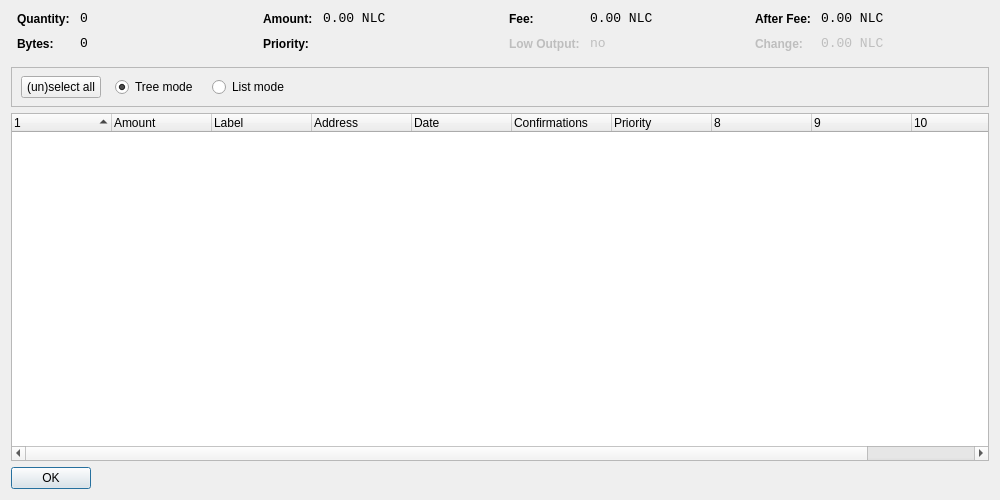
<?xml version="1.0" encoding="UTF-8"?>
<ui version="4.0">
 <class>CoinControlDialog</class>
 <widget class="QDialog" name="CoinControlDialog">
  <property name="geometry">
   <rect>
    <x>0</x>
    <y>0</y>
    <width>1000</width>
    <height>500</height>
   </rect>
  </property>
  <property name="windowTitle">
   <string>Coin Control</string>
  </property>
  <layout class="QVBoxLayout" name="verticalLayout">
   <item>
    <layout class="QHBoxLayout" name="horizontalLayoutTop" stretch="0,0,0,0">
     <property name="topMargin">
      <number>0</number>
     </property>
     <property name="bottomMargin">
      <number>10</number>
     </property>
     <item>
      <layout class="QFormLayout" name="formLayoutCoinControl1">
       <property name="horizontalSpacing">
        <number>10</number>
       </property>
       <property name="verticalSpacing">
        <number>10</number>
       </property>
       <property name="leftMargin">
        <number>6</number>
       </property>
       <property name="rightMargin">
        <number>6</number>
       </property>
       <item row="0" column="0">
        <widget class="QLabel" name="labelCoinControlQuantityText">
         <property name="styleSheet">
          <string notr="true">font-weight:bold;</string>
         </property>
         <property name="text">
          <string>Quantity:</string>
         </property>
        </widget>
       </item>
       <item row="0" column="1">
        <widget class="QLabel" name="labelCoinControlQuantity">
         <property name="font">
          <font>
           <family>Monospace</family>
           <pointsize>10</pointsize>
          </font>
         </property>
         <property name="cursor">
          <cursorShape>IBeamCursor</cursorShape>
         </property>
         <property name="contextMenuPolicy">
          <enum>Qt::ActionsContextMenu</enum>
         </property>
         <property name="text">
          <string notr="true">0</string>
         </property>
         <property name="textInteractionFlags">
          <set>Qt::LinksAccessibleByMouse|Qt::TextSelectableByKeyboard|Qt::TextSelectableByMouse</set>
         </property>
        </widget>
       </item>
       <item row="1" column="0">
        <widget class="QLabel" name="labelCoinControlBytesText">
         <property name="styleSheet">
          <string notr="true">font-weight:bold;</string>
         </property>
         <property name="text">
          <string>Bytes:</string>
         </property>
        </widget>
       </item>
       <item row="1" column="1">
        <widget class="QLabel" name="labelCoinControlBytes">
         <property name="font">
          <font>
           <family>Monospace</family>
           <pointsize>10</pointsize>
          </font>
         </property>
         <property name="cursor">
          <cursorShape>IBeamCursor</cursorShape>
         </property>
         <property name="contextMenuPolicy">
          <enum>Qt::ActionsContextMenu</enum>
         </property>
         <property name="text">
          <string notr="true">0</string>
         </property>
         <property name="textInteractionFlags">
          <set>Qt::LinksAccessibleByMouse|Qt::TextSelectableByKeyboard|Qt::TextSelectableByMouse</set>
         </property>
        </widget>
       </item>
      </layout>
     </item>
     <item>
      <layout class="QFormLayout" name="formLayoutCoinControl2">
       <property name="horizontalSpacing">
        <number>10</number>
       </property>
       <property name="verticalSpacing">
        <number>10</number>
       </property>
       <property name="leftMargin">
        <number>6</number>
       </property>
       <property name="rightMargin">
        <number>6</number>
       </property>
       <item row="0" column="0">
        <widget class="QLabel" name="labelCoinControlAmountText">
         <property name="styleSheet">
          <string notr="true">font-weight:bold;</string>
         </property>
         <property name="text">
          <string>Amount:</string>
         </property>
        </widget>
       </item>
       <item row="0" column="1">
        <widget class="QLabel" name="labelCoinControlAmount">
         <property name="font">
          <font>
           <family>Monospace</family>
           <pointsize>10</pointsize>
          </font>
         </property>
         <property name="cursor">
          <cursorShape>IBeamCursor</cursorShape>
         </property>
         <property name="contextMenuPolicy">
          <enum>Qt::ActionsContextMenu</enum>
         </property>
         <property name="text">
          <string notr="true">0.00 NLC</string>
         </property>
         <property name="textInteractionFlags">
          <set>Qt::LinksAccessibleByMouse|Qt::TextSelectableByKeyboard|Qt::TextSelectableByMouse</set>
         </property>
        </widget>
       </item>
       <item row="1" column="0">
        <widget class="QLabel" name="labelCoinControlPriorityText">
         <property name="styleSheet">
          <string notr="true">font-weight:bold;</string>
         </property>
         <property name="text">
          <string>Priority:</string>
         </property>
        </widget>
       </item>
       <item row="1" column="1">
        <widget class="QLabel" name="labelCoinControlPriority">
         <property name="font">
          <font>
           <family>Monospace</family>
           <pointsize>10</pointsize>
          </font>
         </property>
         <property name="cursor">
          <cursorShape>IBeamCursor</cursorShape>
         </property>
         <property name="contextMenuPolicy">
          <enum>Qt::ActionsContextMenu</enum>
         </property>
         <property name="text">
          <string/>
         </property>
         <property name="textInteractionFlags">
          <set>Qt::LinksAccessibleByMouse|Qt::TextSelectableByKeyboard|Qt::TextSelectableByMouse</set>
         </property>
        </widget>
       </item>
      </layout>
     </item>
     <item>
      <layout class="QFormLayout" name="formLayoutCoinControl3">
       <property name="horizontalSpacing">
        <number>10</number>
       </property>
       <property name="verticalSpacing">
        <number>10</number>
       </property>
       <property name="leftMargin">
        <number>6</number>
       </property>
       <property name="rightMargin">
        <number>6</number>
       </property>
       <item row="0" column="0">
        <widget class="QLabel" name="labelCoinControlFeeText">
         <property name="styleSheet">
          <string notr="true">font-weight:bold;</string>
         </property>
         <property name="text">
          <string>Fee:</string>
         </property>
        </widget>
       </item>
       <item row="0" column="1">
        <widget class="QLabel" name="labelCoinControlFee">
         <property name="font">
          <font>
           <family>Monospace</family>
           <pointsize>10</pointsize>
          </font>
         </property>
         <property name="cursor">
          <cursorShape>IBeamCursor</cursorShape>
         </property>
         <property name="contextMenuPolicy">
          <enum>Qt::ActionsContextMenu</enum>
         </property>
         <property name="text">
          <string notr="true">0.00 NLC</string>
         </property>
         <property name="textInteractionFlags">
          <set>Qt::LinksAccessibleByMouse|Qt::TextSelectableByKeyboard|Qt::TextSelectableByMouse</set>
         </property>
        </widget>
       </item>
       <item row="1" column="0">
        <widget class="QLabel" name="labelCoinControlLowOutputText">
         <property name="enabled">
          <bool>false</bool>
         </property>
         <property name="styleSheet">
          <string notr="true">font-weight:bold;</string>
         </property>
         <property name="text">
          <string>Low Output:</string>
         </property>
        </widget>
       </item>
       <item row="1" column="1">
        <widget class="QLabel" name="labelCoinControlLowOutput">
         <property name="enabled">
          <bool>false</bool>
         </property>
         <property name="font">
          <font>
           <family>Monospace</family>
           <pointsize>10</pointsize>
          </font>
         </property>
         <property name="cursor">
          <cursorShape>IBeamCursor</cursorShape>
         </property>
         <property name="contextMenuPolicy">
          <enum>Qt::ActionsContextMenu</enum>
         </property>
         <property name="text">
          <string notr="true">no</string>
         </property>
         <property name="textInteractionFlags">
          <set>Qt::LinksAccessibleByMouse|Qt::TextSelectableByKeyboard|Qt::TextSelectableByMouse</set>
         </property>
        </widget>
       </item>
      </layout>
     </item>
     <item>
      <layout class="QFormLayout" name="formLayoutCoinControl4">
       <property name="horizontalSpacing">
        <number>10</number>
       </property>
       <property name="verticalSpacing">
        <number>10</number>
       </property>
       <property name="leftMargin">
        <number>6</number>
       </property>
       <property name="rightMargin">
        <number>6</number>
       </property>
       <item row="0" column="0">
        <widget class="QLabel" name="labelCoinControlAfterFeeText">
         <property name="styleSheet">
          <string notr="true">font-weight:bold;</string>
         </property>
         <property name="text">
          <string>After Fee:</string>
         </property>
        </widget>
       </item>
       <item row="0" column="1">
        <widget class="QLabel" name="labelCoinControlAfterFee">
         <property name="font">
          <font>
           <family>Monospace</family>
           <pointsize>10</pointsize>
          </font>
         </property>
         <property name="cursor">
          <cursorShape>IBeamCursor</cursorShape>
         </property>
         <property name="contextMenuPolicy">
          <enum>Qt::ActionsContextMenu</enum>
         </property>
         <property name="text">
          <string notr="true">0.00 NLC</string>
         </property>
         <property name="textInteractionFlags">
          <set>Qt::LinksAccessibleByMouse|Qt::TextSelectableByKeyboard|Qt::TextSelectableByMouse</set>
         </property>
        </widget>
       </item>
       <item row="1" column="0">
        <widget class="QLabel" name="labelCoinControlChangeText">
         <property name="enabled">
          <bool>false</bool>
         </property>
         <property name="styleSheet">
          <string notr="true">font-weight:bold;</string>
         </property>
         <property name="text">
          <string>Change:</string>
         </property>
        </widget>
       </item>
       <item row="1" column="1">
        <widget class="QLabel" name="labelCoinControlChange">
         <property name="enabled">
          <bool>false</bool>
         </property>
         <property name="font">
          <font>
           <family>Monospace</family>
           <pointsize>10</pointsize>
          </font>
         </property>
         <property name="cursor">
          <cursorShape>IBeamCursor</cursorShape>
         </property>
         <property name="contextMenuPolicy">
          <enum>Qt::ActionsContextMenu</enum>
         </property>
         <property name="text">
          <string notr="true">0.00 NLC</string>
         </property>
         <property name="textInteractionFlags">
          <set>Qt::LinksAccessibleByMouse|Qt::TextSelectableByKeyboard|Qt::TextSelectableByMouse</set>
         </property>
        </widget>
       </item>
      </layout>
     </item>
    </layout>
   </item>
   <item>
    <widget class="QFrame" name="frame">
     <property name="minimumSize">
      <size>
       <width>0</width>
       <height>40</height>
      </size>
     </property>
     <property name="frameShape">
      <enum>QFrame::StyledPanel</enum>
     </property>
     <property name="frameShadow">
      <enum>QFrame::Sunken</enum>
     </property>
     <widget class="QWidget" name="horizontalLayoutWidget">
      <property name="geometry">
       <rect>
        <x>10</x>
        <y>0</y>
        <width>781</width>
        <height>41</height>
       </rect>
      </property>
      <layout class="QHBoxLayout" name="horizontalLayoutPanel" stretch="0,0,0,0,0">
       <property name="spacing">
        <number>14</number>
       </property>
       <item>
        <widget class="QPushButton" name="pushButtonSelectAll">
         <property name="sizePolicy">
          <sizepolicy hsizetype="Maximum" vsizetype="Fixed">
           <horstretch>0</horstretch>
           <verstretch>0</verstretch>
          </sizepolicy>
         </property>
         <property name="text">
          <string>(un)select all</string>
         </property>
        </widget>
       </item>
       <item>
        <widget class="QRadioButton" name="radioTreeMode">
         <property name="sizePolicy">
          <sizepolicy hsizetype="Maximum" vsizetype="Fixed">
           <horstretch>0</horstretch>
           <verstretch>0</verstretch>
          </sizepolicy>
         </property>
         <property name="text">
          <string>Tree mode</string>
         </property>
         <property name="checked">
          <bool>true</bool>
         </property>
        </widget>
       </item>
       <item>
        <widget class="QRadioButton" name="radioListMode">
         <property name="sizePolicy">
          <sizepolicy hsizetype="Maximum" vsizetype="Fixed">
           <horstretch>0</horstretch>
           <verstretch>0</verstretch>
          </sizepolicy>
         </property>
         <property name="text">
          <string>List mode</string>
         </property>
        </widget>
       </item>
       <item>
        <spacer name="horizontalSpacer">
         <property name="orientation">
          <enum>Qt::Horizontal</enum>
         </property>
         <property name="sizeHint" stdset="0">
          <size>
           <width>40</width>
           <height>20</height>
          </size>
         </property>
        </spacer>
       </item>
      </layout>
     </widget>
    </widget>
   </item>
   <item>
    <widget class="CoinControlTreeWidget" name="treeWidget">
     <property name="contextMenuPolicy">
      <enum>Qt::CustomContextMenu</enum>
     </property>
     <property name="sortingEnabled">
      <bool>false</bool>
     </property>
     <property name="columnCount">
      <number>11</number>
     </property>
     <attribute name="headerShowSortIndicator" stdset="0">
      <bool>true</bool>
     </attribute>
     <attribute name="headerStretchLastSection">
      <bool>false</bool>
     </attribute>
     <column>
      <property name="text">
       <string/>
      </property>
     </column>
     <column>
      <property name="text">
       <string>Amount</string>
      </property>
     </column>
     <column>
      <property name="text">
       <string>Label</string>
      </property>
     </column>
     <column>
      <property name="text">
       <string>Address</string>
      </property>
     </column>
     <column>
      <property name="text">
       <string>Date</string>
      </property>
     </column>
     <column>
      <property name="text">
       <string>Confirmations</string>
      </property>
      <property name="toolTip">
       <string>Confirmed</string>
      </property>
     </column>
     <column>
      <property name="text">
       <string>Priority</string>
      </property>
     </column>
     <column>
      <property name="text">
       <string/>
      </property>
     </column>
     <column>
      <property name="text">
       <string/>
      </property>
     </column>
     <column>
      <property name="text">
       <string/>
      </property>
     </column>
     <column>
      <property name="text">
       <string/>
      </property>
     </column>
    </widget>
   </item>
   <item>
    <widget class="QDialogButtonBox" name="buttonBox">
     <property name="sizePolicy">
      <sizepolicy hsizetype="Maximum" vsizetype="Fixed">
       <horstretch>0</horstretch>
       <verstretch>0</verstretch>
      </sizepolicy>
     </property>
     <property name="orientation">
      <enum>Qt::Horizontal</enum>
     </property>
     <property name="standardButtons">
      <set>QDialogButtonBox::Ok</set>
     </property>
    </widget>
   </item>
  </layout>
 </widget>
 <customwidgets>
  <customwidget>
   <class>CoinControlTreeWidget</class>
   <extends>QTreeWidget</extends>
   <header>coincontroltreewidget.h</header>
  </customwidget>
 </customwidgets>
 <resources/>
 <connections/>
</ui>
